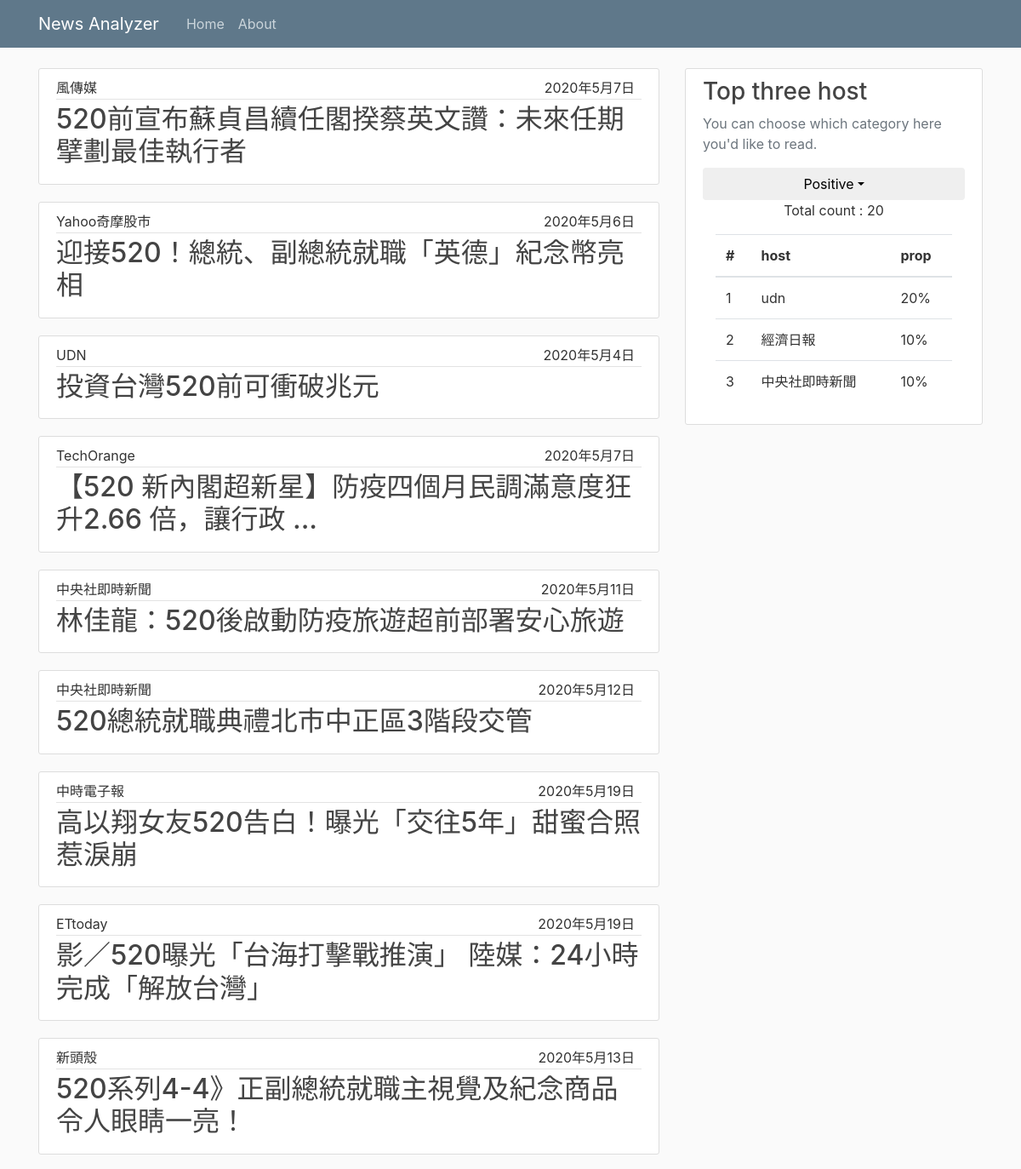
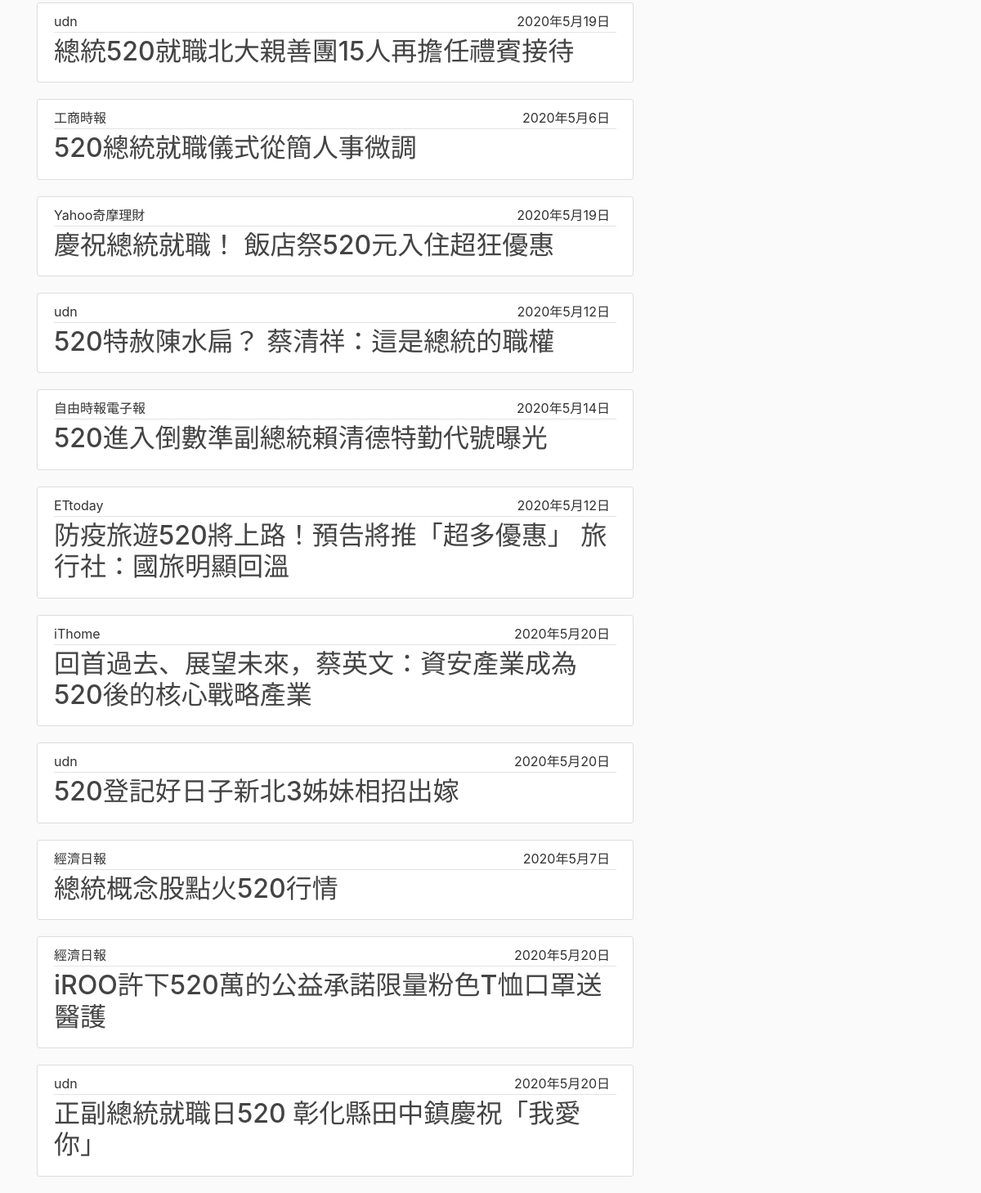
Screenshot of /result/pos with the database file from the repository (2 pictures, top to bottom).
### analyzer/models.py (models this page shows, shortened)
class CrawlPage(models.Model):
    title = models.CharField(max_length = 100)
    category = models.CharField(max_length = 100)
    segment = models.CharField(max_length = 100)
    host = models.CharField(max_length = 100)
    url = models.CharField(max_length = 100)
    time = models.CharField(max_length = 100)
    class Meta:
        db_table = "CrawlPage"

### analyzer/views.py (the view)
# urls.py: path('result/pos', views.positive, name='analyzer-positive'),
def positive(request):
    conn = sqlite3.connect("./db.sqlite3")
    cursor = conn.cursor()
    sql = "SELECT COUNT(*) FROM Crawlpage WHERE category = \'positive\'"
    cursor.execute(sql)
    result = cursor.fetchone()
    total_count = result[0]
    sql = "SELECT host, COUNT() AS COUNT FROM Crawlpage WHERE category = \'positive\' GROUP BY host ORDER BY COUNT DESC limit 3"
    cursor.execute(sql)
    row = cursor.fetchall()
    context = {
        'title': 'Result',
        'total_count': total_count,
    }
    if total_count > 0:
        context.update({'crawlPages': CrawlPage.objects.filter(category='positive')})
    if len(row) > 0:
        context.update({'first': row[0][0]})
        context.update({'first_count': row[0][1]})
        context.update({'first_per': round(row[0][1] / total_count * 100)})
    if len(row) > 1:
        context.update({'second': row[1][0]})
        context.update({'second_count': row[1][1]})
        context.update({'second_per': round(row[1][1] / total_count * 100)})
    if len(row) > 2:
        context.update({'third': row[2][0]})
        context.update({'third_count': row[2][1]})
        context.update({'third_per': round(row[2][1] / total_count * 100)})
    conn.close()
    return render(request, 'analyzer/result-pos.html', context)

### analyzer/templates/analyzer/result-pos.html (shortened to what this page needs)
{% extends "analyzer/result-base.html" %}
{% block choice %}
  <div class="dropdown">
    <button class="btn btn-block dropdown-toggle" type="button" id="dropdownMenuButton" data-toggle="dropdown" aria-haspopup="true" aria-expanded="false">Positive</button>
  </div>
{% endblock choice %}

### analyzer/templates/analyzer/result-base.html
{% extends "analyzer/base.html" %}
{% block content %}
    {% if crawlPages %}
        <div class="col-md-8">
            {% for crawlPage in crawlPages %}
                <article class="media content-section">
                    <div class="media-body">
                        <div class="article-metadata">
                            <a class="mr-2">{{ crawlPage.host }}</a>
                            <a class="mr-2 float-right">{{ crawlPage.time }}</a>
                        </div>
                        <h2><a class="article-title" href={{ crawlPage.url }}>{{ crawlPage.title }}</a></h2>
                    </div>
                </article>
            {% endfor %}
        </div>
    {% else %}
        <div class="col-md-8">
            <h2><a class="article-title">No result. Maybe uncorrect date.Try another keyword or date or category.</a>
            </h2>
        </div>
    {% endif %}
    <div class="col-md-4">
        <div class="content-section">
            <h3>Top three host</h3>
            <p class='text-muted'>You can choose which category here you'd like to read.
                {% block choice %}{% endblock choice %}
                <div class="container">
            <p class='text-center'>Total count : {{ total_count }}</p>
            {% if first %}
                <table class="table">
                    <thead>
                    <tr>
                        <th>#</th>
                        <th>host</th>
                        <th>prop</th>
                    </tr>
                    </thead>
                    <tbody>
                    <tr>
                        <td>1</td>
                        <td>{{ first }}</td>
                        <td>{{ first_per }}%</td>
                    </tr>
                    {% if second %}
                        <tr>
                            <td>2</td>
                            <td>{{ second }}</td>
                            <td>{{ second_per }}%</td>
                        </tr>
                    {% endif %}
                    {% if third %}
                        <tr>
                            <td>3</td>
                            <td>{{ third }}</td>
                            <td>{{ third_per }}%</td>
                        </tr>
                    {% endif %}
                    </tbody>
                </table>
            {% endif %}
        </div>
        </p>
    </div>
    </div>
{% endblock content %}

### analyzer/static/analyzer/main.css (style rules this page uses)
body { background: #fafafa; color: #333333; margin-top: 5rem; }
h1, h2, h3, h4, h5, h6 { color: #444444; }
.content-section { background: #ffffff; padding: 10px 20px; border: 1px solid #dddddd; border-radius: 3px; margin-bottom: 20px; }
.article-title { color: #444444; }
.article-metadata { padding-bottom: 1px; margin-bottom: 4px; border-bottom: 1px solid #e3e3e3 }

### rows the page displays
CrawlPage: host "風傳媒", time "2020年5月7日", title "520前宣布蘇貞昌續任閣揆蔡英文讚：未來任期擘劃最佳執行者"
CrawlPage: host "Yahoo奇摩股市", time "2020年5月6日", title "迎接520！總統、副總統就職「英德」紀念幣亮相"
CrawlPage: host "UDN", time "2020年5月4日", title "投資台灣520前可衝破兆元"
CrawlPage: host "TechOrange", time "2020年5月7日", title "【520 新內閣超新星】防疫四個月民調滿意度狂升2.66 倍，讓行政 ..."
CrawlPage: host "中央社即時新聞", time "2020年5月11日", title "林佳龍：520後啟動防疫旅遊超前部署安心旅遊"
CrawlPage: host "中央社即時新聞", time "2020年5月12日", title "520總統就職典禮北市中正區3階段交管"
CrawlPage: host "中時電子報", time "2020年5月19日", title "高以翔女友520告白！曝光「交往5年」甜蜜合照惹淚崩"
CrawlPage: host "ETtoday", time "2020年5月19日", title "影／520曝光「台海打擊戰推演」 陸媒：24小時完成「解放台灣」"
CrawlPage: host "新頭殼", time "2020年5月13日", title "520系列4-4》正副總統就職主視覺及紀念商品令人眼睛一亮！"
CrawlPage: host "udn", time "2020年5月19日", title "總統520就職北大親善團15人再擔任禮賓接待"
CrawlPage: host "工商時報", time "2020年5月6日", title "520總統就職儀式從簡人事微調"
CrawlPage: host "Yahoo奇摩理財", time "2020年5月19日", title "慶祝總統就職！ 飯店祭520元入住超狂優惠"
CrawlPage: host "udn", time "2020年5月12日", title "520特赦陳水扁？ 蔡清祥：這是總統的職權"
CrawlPage: host "自由時報電子報", time "2020年5月14日", title "520進入倒數準副總統賴清德特勤代號曝光"
CrawlPage: host "ETtoday", time "2020年5月12日", title "防疫旅遊520將上路！預告將推「超多優惠」 旅行社：國旅明顯回溫"
CrawlPage: host "iThome", time "2020年5月20日", title "回首過去、展望未來，蔡英文：資安產業成為520後的核心戰略產業"
CrawlPage: host "udn", time "2020年5月20日", title "520登記好日子新北3姊妹相招出嫁"
CrawlPage: host "經濟日報", time "2020年5月7日", title "總統概念股點火520行情"
CrawlPage: host "經濟日報", time "2020年5月20日", title "iROO許下520萬的公益承諾限量粉色T恤口罩送醫護"
CrawlPage: host "udn", time "2020年5月20日", title "正副總統就職日520 彰化縣田中鎮慶祝「我愛你」"

### other values shown
{{ total_count }} "20"
{{ first }} "udn"
{{ first_per }} "20"
{{ second }} "經濟日報"
{{ second_per }} "10"
{{ third }} "中央社即時新聞"
{{ third_per }} "10"
